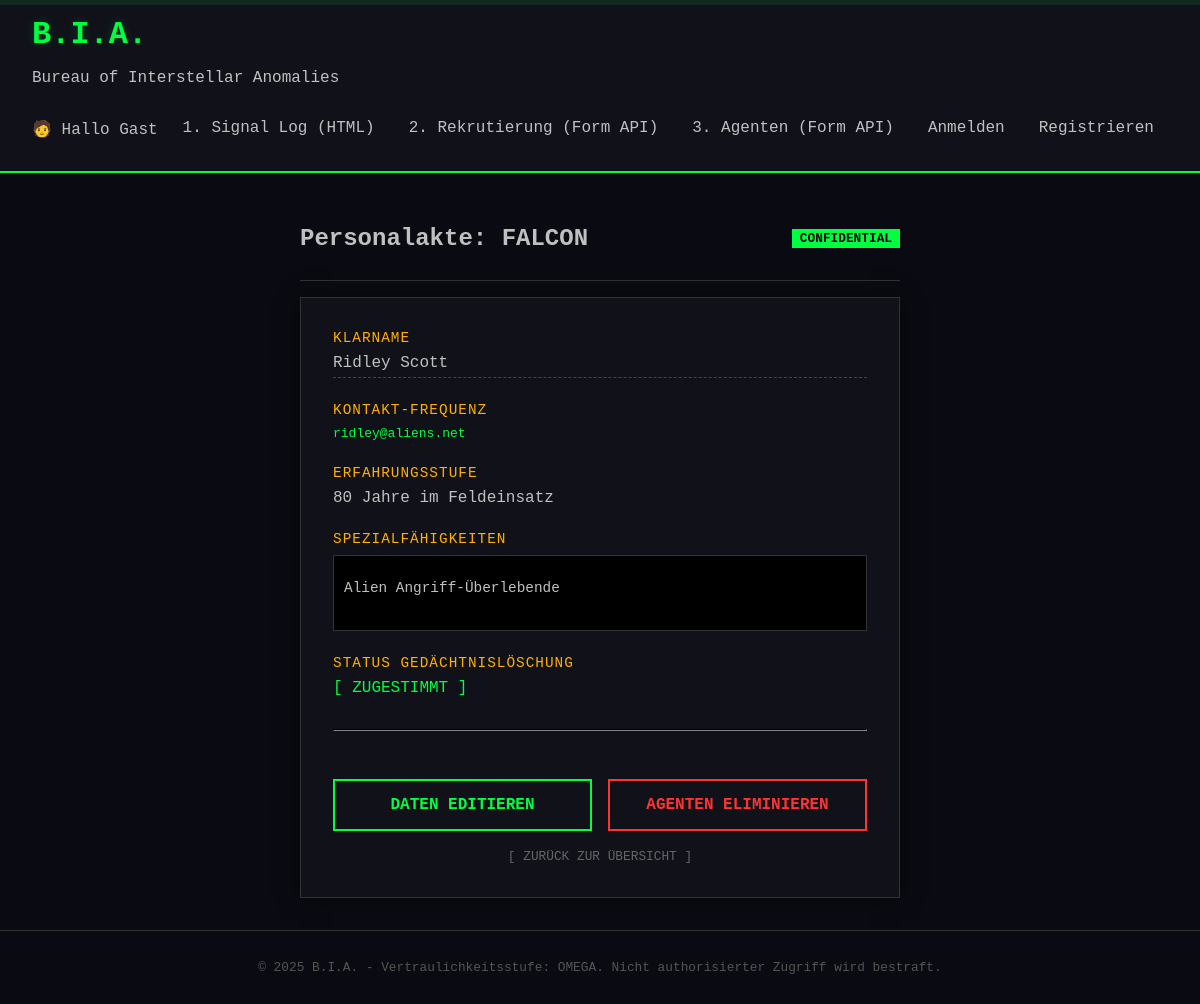
/forms/agents/2/, run on the app's committed database.
### bia_forms/models.py (models this page shows, shortened)
class Agent(models.Model):
    CODENAME_CHOICES = [
        ('falcon', 'Falcon'),
        ('shadow', 'Shadow'),
        ('viper', 'Viper'),
        ('ghost', 'Ghost'),
    ]
    full_name = models.CharField(max_length=100, verbose_name="Vollständiger Name")
    email = models.EmailField(verbose_name="Kontakt-Frequenz")
    codename = models.CharField(max_length=20, choices=CODENAME_CHOICES, verbose_name="Codename")
    years_of_experience = models.PositiveIntegerField(verbose_name="Dienstjahre")
    special_skills = models.TextField(verbose_name="Besondere Fähigkeiten")
    agrees_to_memory_wipe = models.BooleanField(default=False, verbose_name="Zustimmung Gedächtnislöschung")

### bia_forms/views.py (the view)
def agent_detail_view(request, pk):
    agent = get_object_or_404(Agent, pk=pk)
    return render(request, 'bia_forms/agent_detail.html', {'agent': agent})

### bia_forms/templates/bia_forms/agent_detail.html
{% extends 'base.html' %}
{% block content %}
<div class="form-header">
    <h2>Personalakte: {{ agent.get_codename_display|upper }}</h2>
    <span class="badge">CONFIDENTIAL</span>
</div>
<div class="retro-form">
    <div class="data-grid" style="display: grid; gap: 1.5rem;">
        <div class="data-row">
            <label>Klarname</label>
            <div style="color: var(--text-main); border-bottom: 1px dashed #444; padding-bottom: 5px;">
                {{ agent.full_name }}
            </div>
        </div>
        <div class="data-row">
            <label>Kontakt-Frequenz</label>
            <div style="color: var(--accent-green); font-family: monospace;">
                {{ agent.email }}
            </div>
        </div>
        <div class="data-row">
            <label>Erfahrungsstufe</label>
            <div>
                {{ agent.years_of_experience }} Jahre im Feldeinsatz
            </div>
        </div>
        <div class="data-row">
            <label>Spezialfähigkeiten</label>
            <div style="background: #000; padding: 10px; border: 1px solid #333; font-size: 0.9rem;">
                {{ agent.special_skills|linebreaks }}
            </div>
        </div>
        <div class="data-row">
            <label>Status Gedächtnislöschung</label>
            {% if agent.agrees_to_memory_wipe %}
                <span style="color: var(--accent-green);">[ ZUGESTIMMT ]</span>
            {% else %}
                <span style="color: var(--accent-red);">[ ABGELEHNT - Sicherheitsrisiko ]</span>
            {% endif %}
        </div>
    </div>
    <hr style="border-color: #333; margin: 2rem 0;">
    <div style="display: flex; gap: 1rem;">
        <a href="{% url 'bia_forms:agent-edit' agent.pk %}" class="btn-retro" style="text-decoration: none; text-align: center;">
            DATEN EDITIEREN
        </a>
        <a href="{% url 'bia_forms:agent-delete' agent.pk %}" class="btn-retro danger" style="text-decoration: none; text-align: center;">
            AGENTEN ELIMINIEREN
        </a>
    </div>
    <div style="margin-top: 1rem; text-align: center;">
        <a href="{% url 'bia_forms:agent-list' %}" style="color: #666; font-size: 0.8rem; text-decoration: none;">
            [ ZURÜCK ZUR ÜBERSICHT ]
        </a>
    </div>
</div>
{% endblock %}

### bia_forms/static/bia_forms/css/styles.css (style rules this page uses)
:root { --bg-color: #0a0a12; --panel-color: #11111a; --text-main: #c0c0c0; --accent-green: #00ff41; --accent-amber: #ffb000; --accent-red: #ff3333; --border-glow: 0 0 10px rgba(0, 255, 65, 0.2); --font-stack: 'Courier New', Courier, monospace; }
body { background-color: var(--bg-color); color: var(--text-main); font-family: var(--font-stack); margin: 0; display: flex; flex-direction: column; min-height: 100vh; }
.retro-form { background: var(--panel-color); padding: 2rem; border: 1px solid #333; box-shadow: 0 0 20px rgba(0,0,0,0.5); }
.form-header { display: flex; justify-content: space-between; align-items: center; border-bottom: 1px solid #333; margin-bottom: 1rem; padding-bottom: 0.5rem; }
.badge { background: var(--accent-green); color: black; padding: 2px 8px; font-weight: bold; font-size: 0.8rem; }
label { display: block; margin-bottom: 0.5rem; color: var(--accent-amber); text-transform: uppercase; font-size: 0.9rem; letter-spacing: 1px; }
.btn-retro { width: 100%; padding: 15px; background: transparent; border: 2px solid var(--accent-green); color: var(--accent-green); font-family: var(--font-stack); font-weight: bold; cursor: pointer; text-transform: uppercase; transition: 0.2s; margin-top: 1rem; }
.btn-retro.danger { border-color: var(--accent-red); color: var(--accent-red); }
.retro-form p { margin-bottom: 1.5rem; }

### data on the page
Agent: codename "FALCON", full_name "Ridley Scott", email "ridley@aliens.net", years_of_experience "80", special_skills "Alien Angriff-Überlebende"
